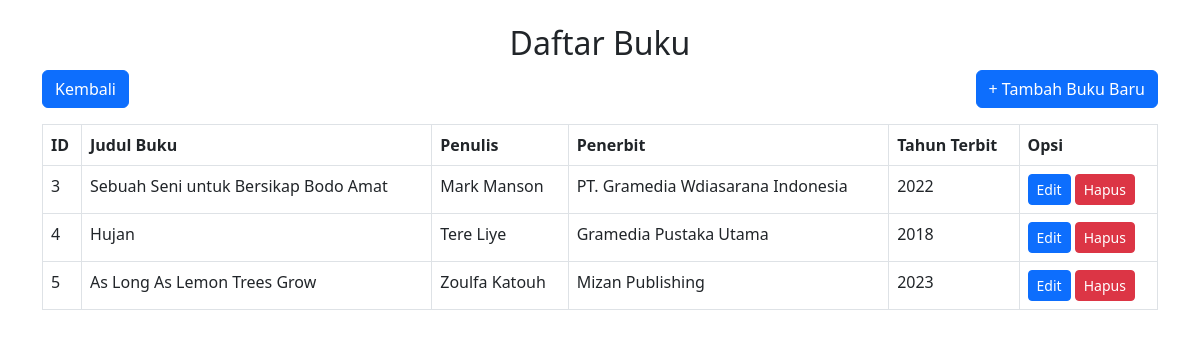
The page /Buku.php on the database its author committed.
### tables this page shows
CREATE TABLE `buku` (
  `id_buku` int(11) NOT NULL,
  `judul_buku` varchar(500) DEFAULT NULL,
  `penulis` varchar(500) DEFAULT NULL,
  `penerbit` varchar(250) DEFAULT NULL,
  `tahun_terbit` int(11) DEFAULT NULL
);

### Buku.php (the view, shortened to what this page needs)
<?php
include 'Koneksi.php';
$result = mysqli_query($conn, "SELECT * FROM buku");
?>
<!DOCTYPE html>
<html>
<head>
    <link href="https://cdn.jsdelivr.net/npm/bootstrap@5.3.0/dist/css/bootstrap.min.css" rel="stylesheet">
</head>
<body>
<div class="container mt-4">
    <h2 class="text-center">Daftar Buku</h2>
    <a href="welcome.php" class="btn btn-primary mb-3">Kembali</a>
    <a href="FormBuku.php" class="btn btn-primary mb-3 float-end">+ Tambah Buku Baru</a>
    <table class="table table-bordered">
        <thead>
        <tr>
            <th>ID</th>
            <th>Judul Buku</th>
            <th>Penulis</th>
            <th>Penerbit</th>
            <th>Tahun Terbit</th>
            <th>Opsi</th>
        </tr>
        </thead>
        <tbody>
        <?php while ($row = mysqli_fetch_assoc($result)) : ?>
            <tr>
                <td><?= $row['id_buku'] ?></td>
                <td><?= $row['judul_buku'] ?></td>
                <td><?= $row['penulis'] ?></td>
                <td><?= $row['penerbit'] ?></td>
                <td><?= $row['tahun_terbit'] ?></td>
                <td>
                    <a href="FormBuku.php?id=<?= $row['id_buku'] ?>" class="btn btn-primary btn-sm">Edit</a>
                    <a href="?hapus=<?= $row['id_buku'] ?>" class="btn btn-danger btn-sm" onclick="return confirm('Yakin hapus buku?')">Hapus</a>
                </td>
            </tr>
        <?php endwhile; ?>
        </tbody>
    </table>
</div>
</body>
</html>

### rows shown on the page
buku: id_buku "3", judul_buku "Sebuah Seni untuk Bersikap Bodo Amat", penulis "Mark Manson", penerbit "PT. Gramedia Wdiasarana Indonesia", tahun_terbit "2022"
buku: id_buku "4", judul_buku "Hujan", penulis "Tere Liye", penerbit "Gramedia Pustaka Utama", tahun_terbit "2018"
buku: id_buku "5", judul_buku "As Long As Lemon Trees Grow", penulis "Zoulfa Katouh", penerbit "Mizan Publishing", tahun_terbit "2023"
